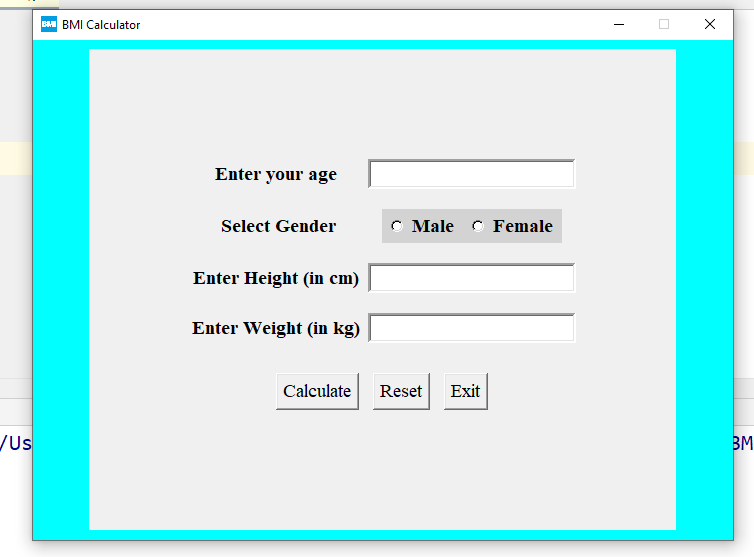
#> input picture GUIScripts/BMI Calculator GUI/Media/FirstScreen.png, 754 x 557 px, found by its file name; its folder holds only this picture in this run
$ python neon.py
#> lines starting #> are read from the running program, lines starting #| are printed output that depends on the picture
import cv2
import numpy as np
import matplotlib.pyplot as plt

def main():
    filename = input("Please Enter File Name : ")  # Asking Image name
#> the answer given: ../../GUIScripts/BMI Calculator GUI/Media/FirstScreen.png
    newfilename = "Media/" + filename  # Accessing Image inside "Media" folder
    img = cv2.imread(newfilename)
#> img is the input picture: shape (557, 754, 3); mean B, G, R 238.7, 238.7, 197.6
    param_resize = 2000

    # Resize based on the parameters
    img = cv2.resize(img, (param_resize, param_resize))
#> img: shape (2000, 2000, 3)

    # Gausian
    gaussian = cv2.GaussianBlur(img,(3,3),1)

    # Split the gausian and the orginal image
    b_gaus,g_gaus,r_gaus=cv2.split(gaussian)
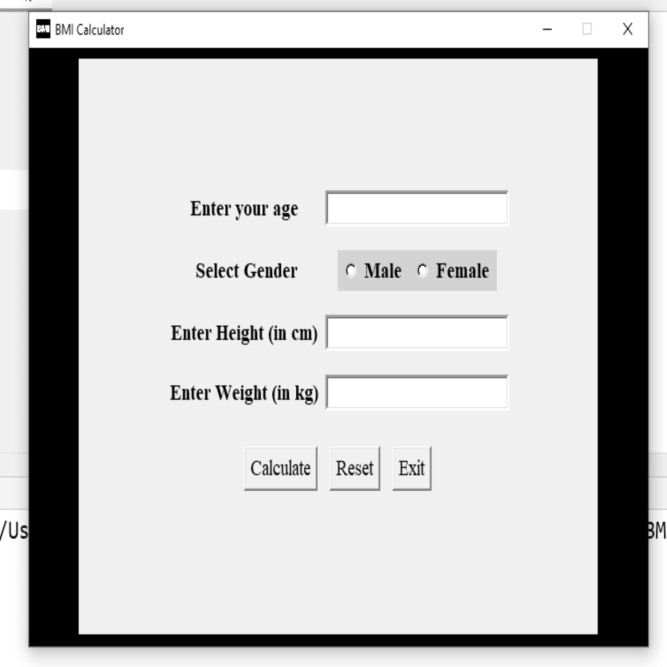
#> r_gaus: shape (2000, 2000) (shown at 1/3 size); min 0, max 255, mean 197.6
    b,g,r=cv2.split(img)

    # Matrix multiplication
    #When reading in with cv2 then the type is uint8, which means the range is max 255
    calculated_b_array = b_gaus.astype(int) + b.astype(int)
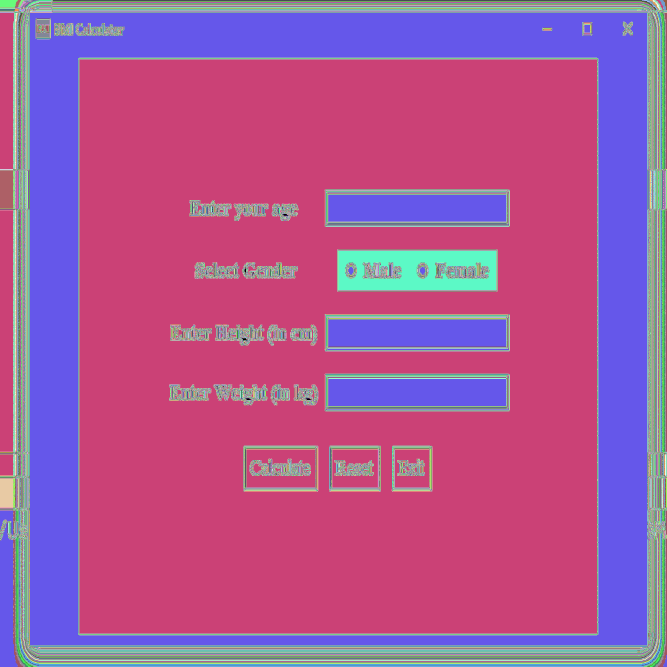
#> calculated_b_array: shape (2000, 2000) int64 (shown at 1/3 size); 511 distinct labels, from 0 to 510; one colour per label, 0 black
    calculated_g_array = g_gaus.astype(int) + g.astype(int)
#> calculated_g_array: shape (2000, 2000) int64; 511 distinct labels, from 0 to 510
    calculated_r_array = r_gaus.astype(int) + r.astype(int)
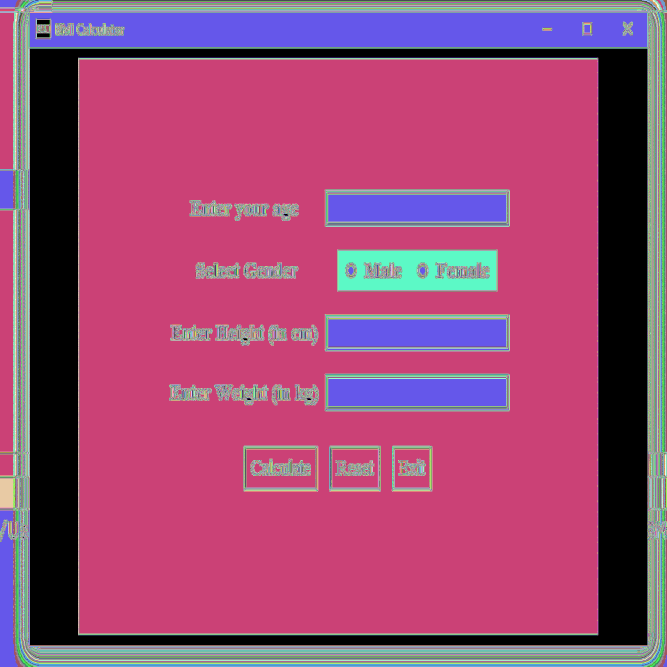
#> calculated_r_array: shape (2000, 2000) int64 (shown at 1/3 size); 511 distinct labels, from 0 to 510; one colour per label, 0 black

    ## If the pixelvalue is higher than 255, set it to 255
    calculated_b_array[calculated_b_array > 255] = 255
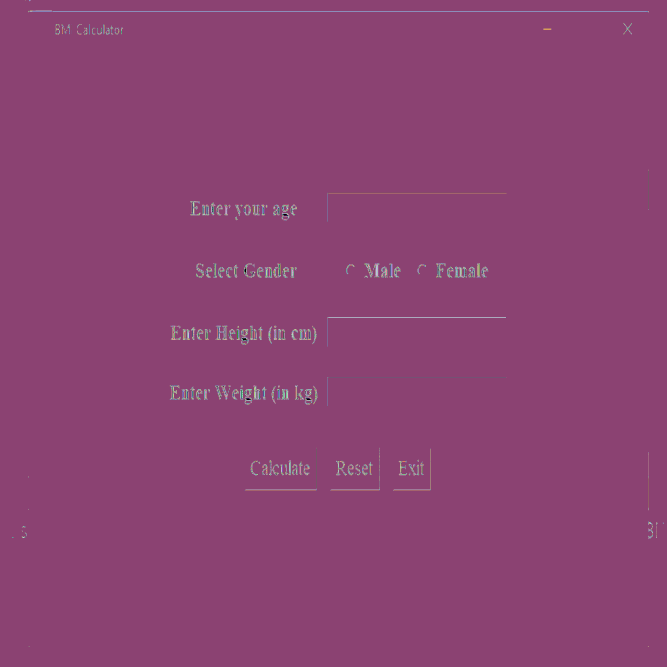
#> calculated_b_array: shape (2000, 2000) int64 (shown at 1/3 size); 256 distinct labels, from 0 to 255; one colour per label, 0 black
    calculated_g_array[calculated_g_array > 255] = 255
#> calculated_g_array: shape (2000, 2000) int64; 256 distinct labels, from 0 to 255
    calculated_r_array[calculated_r_array > 255] = 255
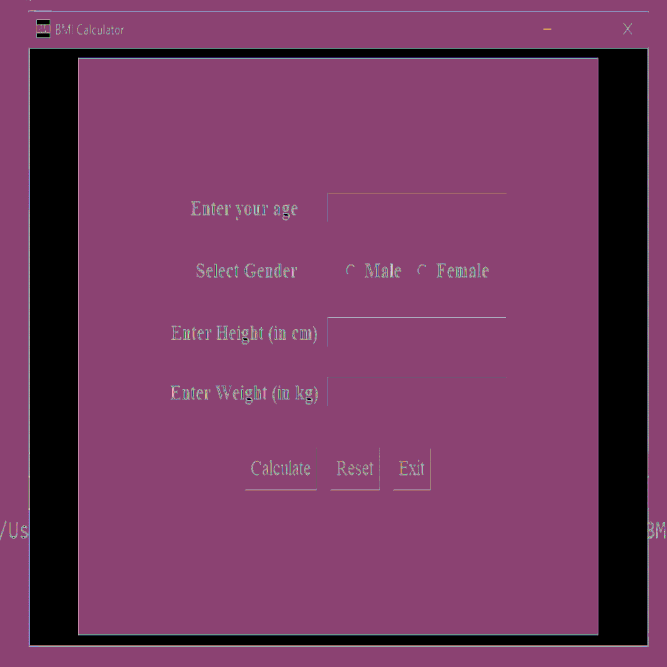
#> calculated_r_array: shape (2000, 2000) int64 (shown at 1/3 size); 256 distinct labels, from 0 to 255; one colour per label, 0 black

    ## Merge for visualization purposes
    merged = cv2.merge([calculated_b_array, calculated_g_array, calculated_r_array])
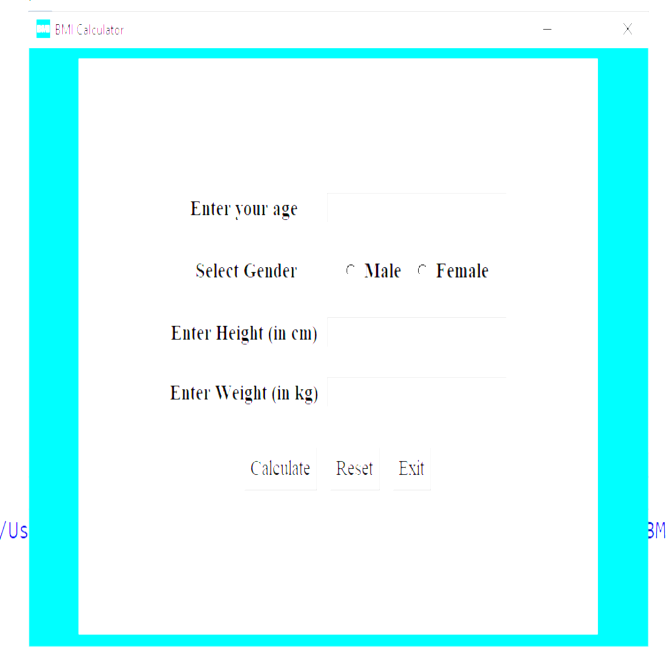
#> merged: shape (2000, 2000, 3) int32 (shown at 1/3 size); mean of channels 0, 1, 2 253.6, 253.5, 212.8; drawn as B, G, R
    img2 = np.concatenate((img, merged), axis=1)
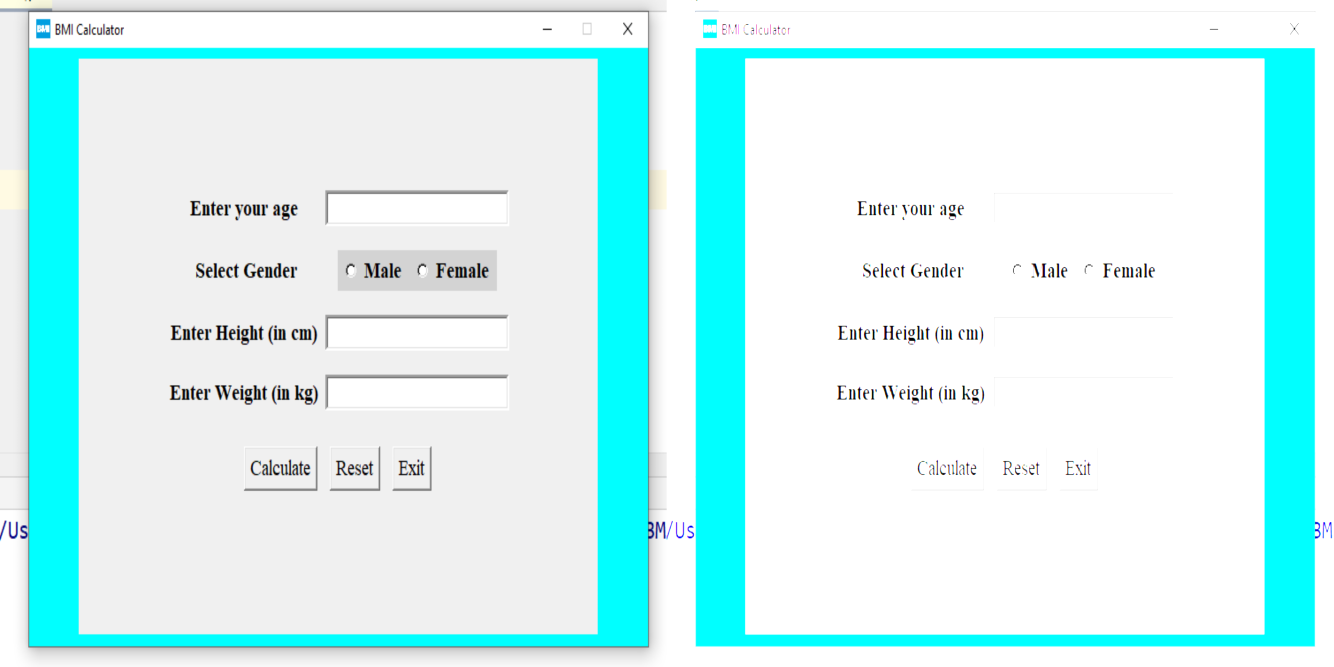
#> img2: shape (2000, 4000, 3) int32 (shown at 1/3 size); mean B, G, R 246.1, 246.1, 205.2

    # After doing this write the image to the folder
    cv2.imwrite(f"Neon of {filename}", img2)
    print(f"Neon of {filename} is created")  # Display message
    cv2.waitKey(0)


if __name__ == "__main__":
    main()
